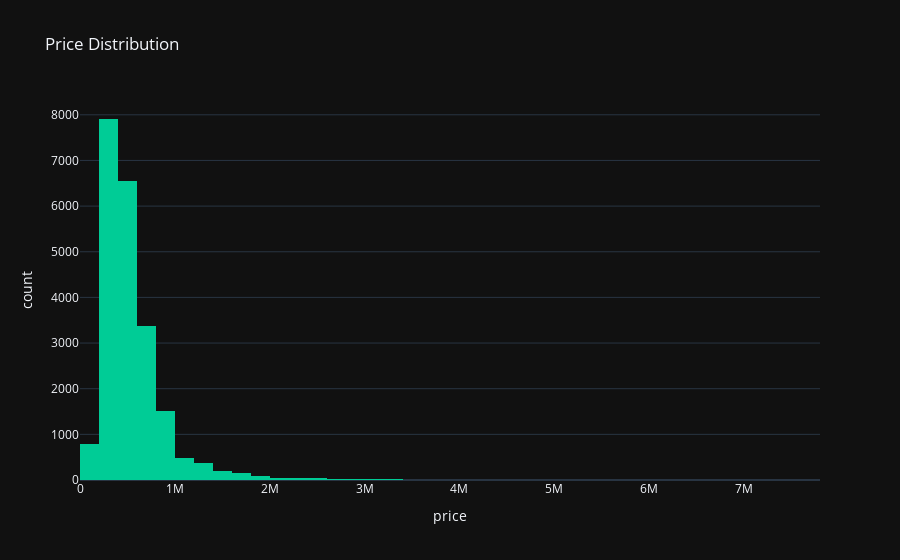
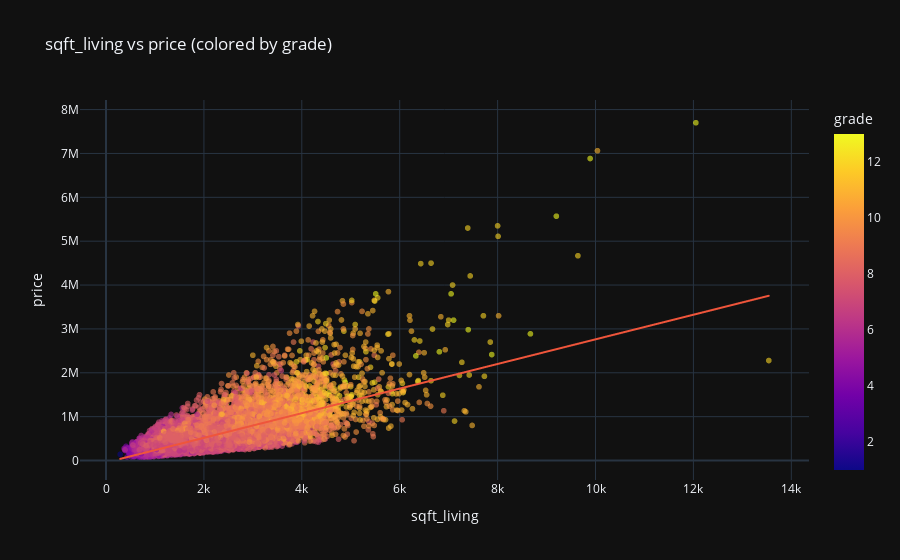
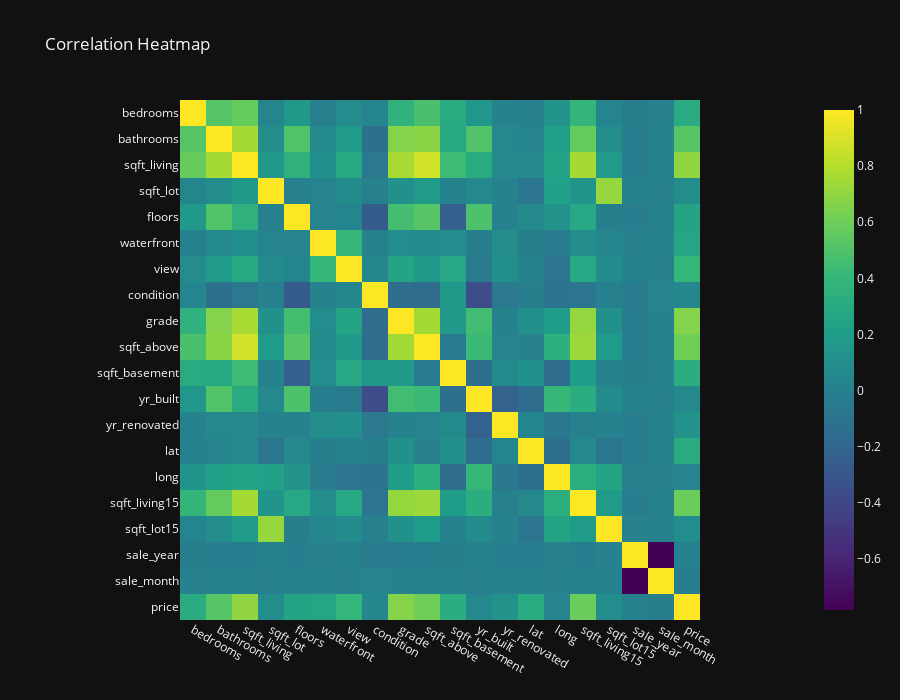

Notebook code for these charts, in order:
### Markdown cell above
## Exploratory visualizations (interactive)
A few interactive Plotly visuals to understand distributions and relationships.

### Code cell
# Price distribution
fig = px.histogram(df, x='price', nbins=60, title='Price Distribution')
fig.update_traces(marker_color='#00CC96')
fig.show()

# sqft_living vs price, colored by grade
if 'sqft_living' in df.columns:
    fig = px.scatter(df, x='sqft_living', y='price', color=df.get('grade', None),
                     title='sqft_living vs price (colored by grade)',
                     opacity=0.6, trendline='ols')
    fig.show()

# Correlation heatmap (numeric only)
corr = df[numeric_features + ([target] if target in df.columns else [])].corr()
fig = px.imshow(corr, color_continuous_scale='Viridis', title='Correlation Heatmap')
fig.update_layout(height=700)
fig.show()

### Figure 1 — Plotly figure (JSON) as saved in the notebook; plotly's stock layout.template omitted (floating-point values rounded to 4 significant figures; data arrays with more than 128 entries replaced by an {"elided": "..."} marker saying what was removed)
{"data": [{"alignmentgroup": "True", "bingroup": "x", "hovertemplate": "price=%{x}<br>count=%{y}<extra></extra>", "legendgroup": "", "marker": {"color": "#00CC96", "pattern": {"shape": ""}}, "name": "", "nbinsx": 60, "offsetgroup": "", "orientation": "v", "showlegend": false, "type": "histogram", "x": {"elided": "21613 int values"}, "xaxis": "x", "yaxis": "y"}], "layout": {"barmode": "relative", "legend": {"tracegroupgap": 0}, "title": {"text": "Price Distribution"}, "xaxis": {"anchor": "y", "domain": [0, 1], "title": {"text": "price"}}, "yaxis": {"anchor": "x", "domain": [0, 1], "title": {"text": "count"}}}}

### Figure 2 — Plotly figure (JSON) as saved in the notebook; plotly's stock layout.template omitted (floating-point values rounded to 4 significant figures; data arrays with more than 128 entries replaced by an {"elided": "..."} marker saying what was removed)
{"data": [{"hovertemplate": "sqft_living=%{x}<br>price=%{y}<br>grade=%{marker.color}<extra></extra>", "legendgroup": "", "marker": {"color": {"elided": "21613 int values"}, "coloraxis": "coloraxis", "opacity": 0.6, "symbol": "circle"}, "mode": "markers", "name": "", "showlegend": false, "type": "scattergl", "x": {"elided": "21613 int values"}, "xaxis": "x", "y": {"elided": "21613 int values"}, "yaxis": "y"}, {"hovertemplate": "<b>OLS trendline</b><br>price = 280.624 * sqft_living + -43580.7<br>R<sup>2</sup>=0.492853<br><br>sqft_living=%{x}<br>price=%{y} <b>(trend)</b><extra></extra>", "legendgroup": "", "marker": {"symbol": "circle"}, "mode": "lines", "name": "", "showlegend": false, "type": "scattergl", "x": {"elided": "21613 int values"}, "xaxis": "x", "y": {"elided": "21613 float values"}, "yaxis": "y"}], "layout": {"coloraxis": {"colorbar": {"title": {"text": "grade"}}, "colorscale": [[0, "#0d0887"], [0.1111, "#46039f"], [0.2222, "#7201a8"], [0.3333, "#9c179e"], [0.4444, "#bd3786"], [0.5556, "#d8576b"], [0.6667, "#ed7953"], [0.7778, "#fb9f3a"], [0.8889, "#fdca26"], [1, "#f0f921"]]}, "legend": {"tracegroupgap": 0}, "title": {"text": "sqft_living vs price (colored by grade)"}, "xaxis": {"anchor": "y", "domain": [0, 1], "title": {"text": "sqft_living"}}, "yaxis": {"anchor": "x", "domain": [0, 1], "title": {"text": "price"}}}}

### Figure 3 — Plotly figure (JSON) as saved in the notebook; plotly's stock layout.template omitted (floating-point values rounded to 4 significant figures; data arrays with more than 128 entries replaced by an {"elided": "..."} marker saying what was removed)
{"data": [{"coloraxis": "coloraxis", "hovertemplate": "x: %{x}<br>y: %{y}<br>color: %{z}<extra></extra>", "name": "0", "type": "heatmap", "x": ["bedrooms", "bathrooms", "sqft_living", "sqft_lot", "floors", "waterfront", "view", "condition", "grade", "sqft_above", "sqft_basement", "yr_built", "yr_renovated", "lat", "long", "sqft_living15", "sqft_lot15", "sale_year", "sale_month", "price"], "xaxis": "x", "y": ["bedrooms", "bathrooms", "sqft_living", "sqft_lot", "floors", "waterfront", "view", "condition", "grade", "sqft_above", "sqft_basement", "yr_built", "yr_renovated", "lat", "long", "sqft_living15", "sqft_lot15", "sale_year", "sale_month", "price"], "yaxis": "y", "z": {"elided": "20x20 float values"}}], "layout": {"coloraxis": {"colorscale": [[0, "#440154"], [0.1111, "#482878"], [0.2222, "#3e4989"], [0.3333, "#31688e"], [0.4444, "#26828e"], [0.5556, "#1f9e89"], [0.6667, "#35b779"], [0.7778, "#6ece58"], [0.8889, "#b5de2b"], [1, "#fde725"]]}, "height": 700, "title": {"text": "Correlation Heatmap"}, "xaxis": {"anchor": "y", "constrain": "domain", "domain": [0, 1], "scaleanchor": "y"}, "yaxis": {"anchor": "x", "autorange": "reversed", "constrain": "domain", "domain": [0, 1]}}}
